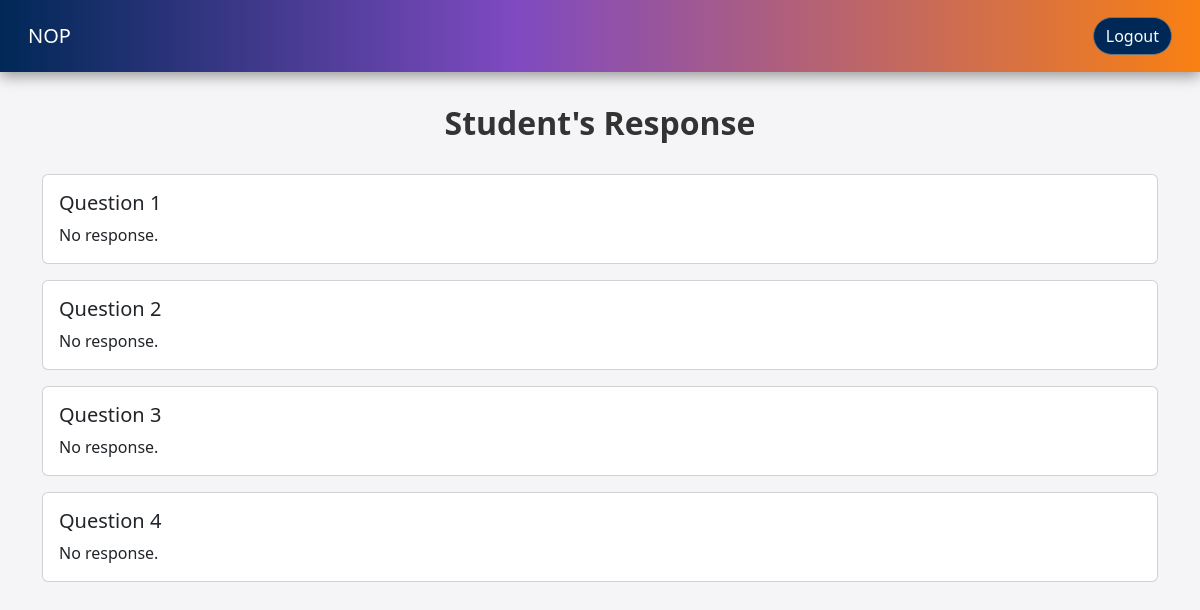
/src/web/managers/managerViewStudentResponse.php?surveyID=1 (signed in), run on the app's committed database.
### tables this page shows
CREATE TABLE IF NOT EXISTS QUESTION(
    QUESTIONID INT AUTO_INCREMENT PRIMARY KEY,
    SURVEYID INT NOT NULL,
    QUESTION VARCHAR(100),
    QUESTIONTYPE ENUM('RRESPONSE','PRESPONSE','ORESPONSE','NRESPONSE'),
    QUESTIONNUM INT,
    FOREIGN KEY (SURVEYID) REFERENCES SURVEY(SURVEYID) ON DELETE CASCADE  
);

### src/dao/AbstractDAO.php (called while the page is built, shortened)
<?php
require_once 'DatabaseConnection.php';
abstract class AbstractDAO {
    public function __construct()
    {
        $dbc = new DatabaseConnection();
        $mdb = $dbc->getConnection();
        $this->connection = $mdb->connect();
    }
}
?>

### src/dao/DatabaseConnection.php (called while the page is built, shortened)
<?php
class MariaDBConnection extends AbstractDatabaseConnection {
    private static $connection;
    public function connect() {
        if (!self::$connection) {
            self::$connection = new mysqli($this->host, $this->username, $this->password, $this->database);
        }
        return self::$connection;
    }
}
class DatabaseConnection {
    private static $connection;
    public static function getConnection() {
        if (!self::$connection) {
            self::$connection = new MariaDBConnection();
        }
        return self::$connection;
    }
}
?>

### src/dao/QuestionDAO.php (called while the page is built, shortened)
<?php
require_once "AbstractDAO.php";
class QuestionDAO extends AbstractDAO
{
    public function getOrderedSurveyQuestion($id){
        $stmt = $this->connection->prepare("SELECT * FROM QUESTION WHERE SURVEYID = ? ORDER BY QUESTIONNUM");
        $stmt->bind_param("i", $id);
        $stmt->execute();
        $result = $stmt->get_result();
        return $result;
    }
}

### src/dao/ResponseDAO.php (called while the page is built, shortened)
<?php
require_once "AbstractDAO.php";
Class ResponseDAO extends AbstractDAO{
    public function getUserResponse($aid, $qid){
        $stmt = $this->connection->prepare("SELECT * FROM RESPONSE WHERE ACCOUNTID = ? AND QUESTIONID = ?");
        $stmt->bind_param("ii", $aid, $qid);
        $stmt->execute();
        $result = $stmt->get_result();
        $row = $result->fetch_assoc();
        return $row;
    }
}
?>

### src/web/managers/managerViewStudentResponse.php (the view, shortened to what this page needs)
<?php
include_once "../../dao/QuestionDAO.php";
include_once "../../dao/ResponseDAO.php";
$questionDAO = new QuestionDAO();
$responseDAO = new ResponseDAO();
$surveyID = $_GET['surveyID'];
$accountID = $_GET['accountID'];
$questions = $questionDAO->getOrderedSurveyQuestion($surveyID);
?>
<!DOCTYPE html>
<html>
<head>
    <link href="https://cdn.jsdelivr.net/npm/bootstrap@5.3.3/dist/css/bootstrap.min.css" rel="stylesheet">
    <link rel="stylesheet" href="../style/style.css">
</head>
<body>
    <?php include_once "managerNavbar.php"; ?>
    <div class="container">
        <h1 class="text-center">Student's Response</h1>
        <br>
        <?php foreach($questions as $question): ?>
            <div class="card mb-3">
                <div class="card-body">
                    <h5 class="card-title"><?php echo $question['QUESTION']; ?></h5>
                    <p class="card-text">
                        <?php
                        $response = $responseDAO->getUserResponse($accountID, $question['QUESTIONID']);
                        if ($response != NULL) {
                            $qType = $question['QUESTIONTYPE'];
                            switch ($qType) {
                                case 'RRESPONSE':
                                    echo $response['RRESPONSE'];
                                    break;
                                case 'PRESPONSE':
                                    echo $response['PRESPONSE'];
                                    break;
                                case 'ORESPONSE':
                                    echo $response['ORESPONSE'];
                                    break;
                                case 'NRESPONSE':
                                    echo $response['NRESPONSE'];
                                    break;
                                default:
                                    echo "Invalid question type.";
                            }
                        } else {
                            echo "No response.";
                        }
                        ?>
                    </p>
                </div>
            </div>
        <?php endforeach; ?>
    </div>
</body>
</html>

### src/web/style/style.css (style rules this page uses)
:root { --page-background: #f5f5f7; --branding-grad: linear-gradient(90deg, #002856 0%, rgba(127, 74, 193, 1) 43%, #f98012 100%); --branding-grad-reverse: linear-gradient(90deg, #f98012 0%, rgba(127, 74, 193, 1) 43%, #002856 100%); }
body { background-color: var(--page-background); font-family: system-ui, -apple-system, BlinkMacSystemFont, 'Segoe UI', Roboto, Oxygen, Ubuntu, Cantarell, 'Open Sans', 'Helvetica Neue', sans-serif; }
h1 { text-align: center; font-size: 2rem; font-weight: bold; color: #333; margin-top: 2rem; }

### data on the page
question: QUESTION "Question 1"
question: QUESTION "Question 2"
question: QUESTION "Question 3"
question: QUESTION "Question 4"
